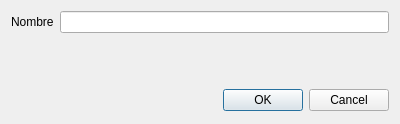
<?xml version="1.0" encoding="UTF-8"?>
<ui version="4.0">
 <class>Dialog</class>
 <widget class="QDialog" name="Dialog">
  <property name="geometry">
   <rect>
    <x>0</x>
    <y>0</y>
    <width>400</width>
    <height>124</height>
   </rect>
  </property>
  <property name="sizePolicy">
   <sizepolicy hsizetype="Fixed" vsizetype="Fixed">
    <horstretch>0</horstretch>
    <verstretch>0</verstretch>
   </sizepolicy>
  </property>
  <property name="minimumSize">
   <size>
    <width>400</width>
    <height>124</height>
   </size>
  </property>
  <property name="maximumSize">
   <size>
    <width>400</width>
    <height>124</height>
   </size>
  </property>
  <property name="windowTitle">
   <string>Tipo Estado</string>
  </property>
  <layout class="QFormLayout" name="formLayout">
   <property name="sizeConstraint">
    <enum>QLayout::SetMinAndMaxSize</enum>
   </property>
   <item row="0" column="0">
    <widget class="QLabel" name="label_2">
     <property name="text">
      <string>Nombre</string>
     </property>
     <property name="buddy">
      <cstring>nombre</cstring>
     </property>
    </widget>
   </item>
   <item row="0" column="1">
    <widget class="QLineEdit" name="nombre">
     <property name="clearButtonEnabled">
      <bool>false</bool>
     </property>
    </widget>
   </item>
   <item row="1" column="0" colspan="2">
    <spacer name="verticalSpacer">
     <property name="orientation">
      <enum>Qt::Vertical</enum>
     </property>
     <property name="sizeHint" stdset="0">
      <size>
       <width>20</width>
       <height>40</height>
      </size>
     </property>
    </spacer>
   </item>
   <item row="2" column="0" colspan="2">
    <widget class="QDialogButtonBox" name="buttonBox">
     <property name="minimumSize">
      <size>
       <width>0</width>
       <height>25</height>
      </size>
     </property>
     <property name="orientation">
      <enum>Qt::Horizontal</enum>
     </property>
     <property name="standardButtons">
      <set>QDialogButtonBox::Cancel|QDialogButtonBox::Ok</set>
     </property>
    </widget>
   </item>
  </layout>
 </widget>
 <resources/>
 <connections>
  <connection>
   <sender>buttonBox</sender>
   <signal>accepted()</signal>
   <receiver>Dialog</receiver>
   <slot>accept()</slot>
   <hints>
    <hint type="sourcelabel">
     <x>248</x>
     <y>254</y>
    </hint>
    <hint type="destinationlabel">
     <x>157</x>
     <y>274</y>
    </hint>
   </hints>
  </connection>
  <connection>
   <sender>buttonBox</sender>
   <signal>rejected()</signal>
   <receiver>Dialog</receiver>
   <slot>reject()</slot>
   <hints>
    <hint type="sourcelabel">
     <x>316</x>
     <y>260</y>
    </hint>
    <hint type="destinationlabel">
     <x>286</x>
     <y>274</y>
    </hint>
   </hints>
  </connection>
 </connections>
</ui>
